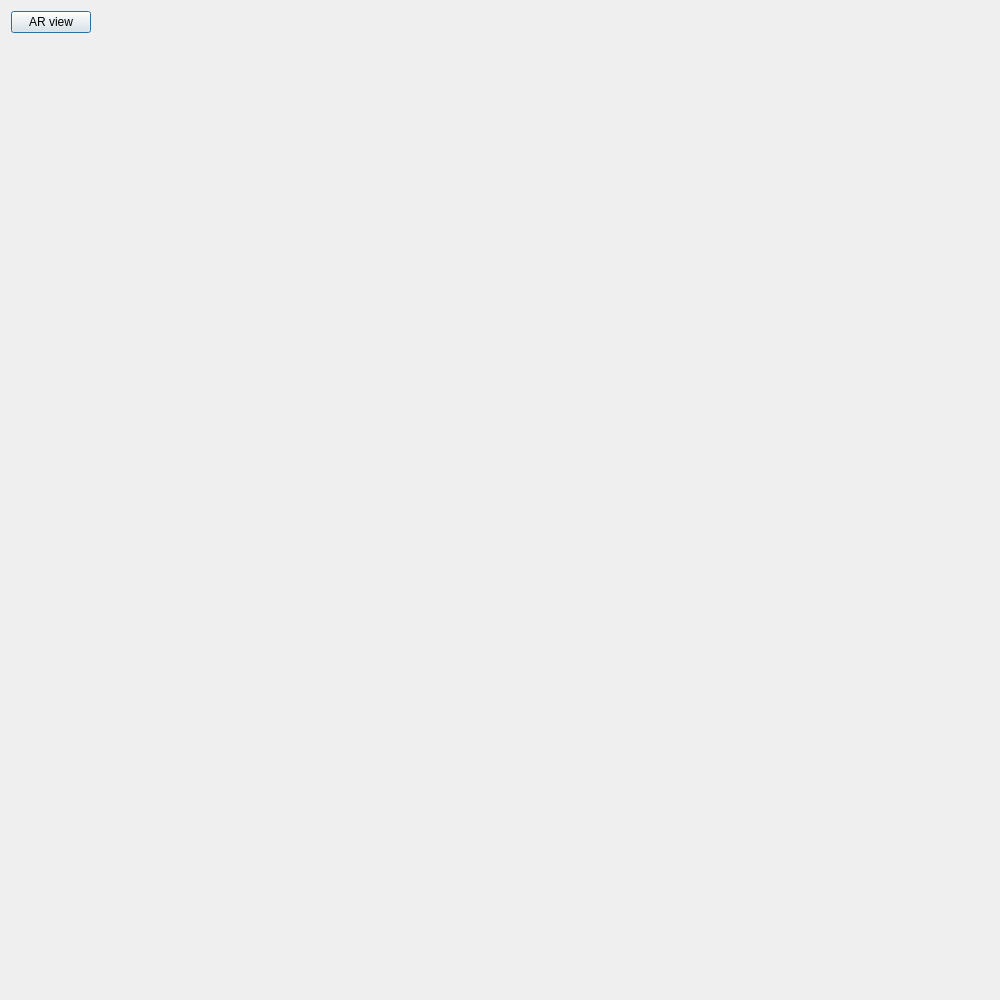
<?xml version="1.0" encoding="UTF-8"?>
<ui version="4.0">
 <class>ViewARVR</class>
 <widget class="QDialog" name="ViewARVR">
  <property name="geometry">
   <rect>
    <x>0</x>
    <y>0</y>
    <width>1000</width>
    <height>1000</height>
   </rect>
  </property>
  <property name="sizePolicy">
   <sizepolicy hsizetype="Fixed" vsizetype="Preferred">
    <horstretch>0</horstretch>
    <verstretch>0</verstretch>
   </sizepolicy>
  </property>
  <property name="minimumSize">
   <size>
    <width>1000</width>
    <height>1000</height>
   </size>
  </property>
  <property name="windowTitle">
   <string>3D View - AR/VR</string>
  </property>
  <layout class="QVBoxLayout" name="verticalLayout_2">
   <item>
    <layout class="QVBoxLayout" name="verticalLayout">
     <item>
      <layout class="QHBoxLayout" name="horizontalLayout">
       <item>
        <widget class="QPushButton" name="showImage">
         <property name="text">
          <string>AR view</string>
         </property>
        </widget>
       </item>
       <item>
        <spacer name="horizontalSpacer">
         <property name="orientation">
          <enum>Qt::Horizontal</enum>
         </property>
         <property name="sizeHint" stdset="0">
          <size>
           <width>40</width>
           <height>20</height>
          </size>
         </property>
        </spacer>
       </item>
      </layout>
     </item>
     <item>
      <widget class="QLabel" name="label_pic">
       <property name="text">
        <string/>
       </property>
      </widget>
     </item>
     <item>
      <widget class="QLabel" name="label_normal">
       <property name="text">
        <string/>
       </property>
      </widget>
     </item>
    </layout>
   </item>
  </layout>
 </widget>
 <resources/>
 <connections/>
</ui>
